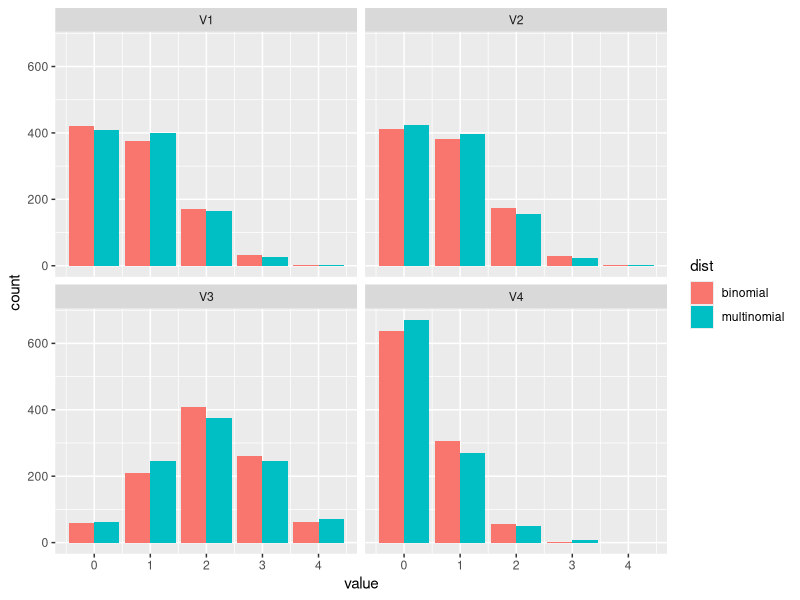
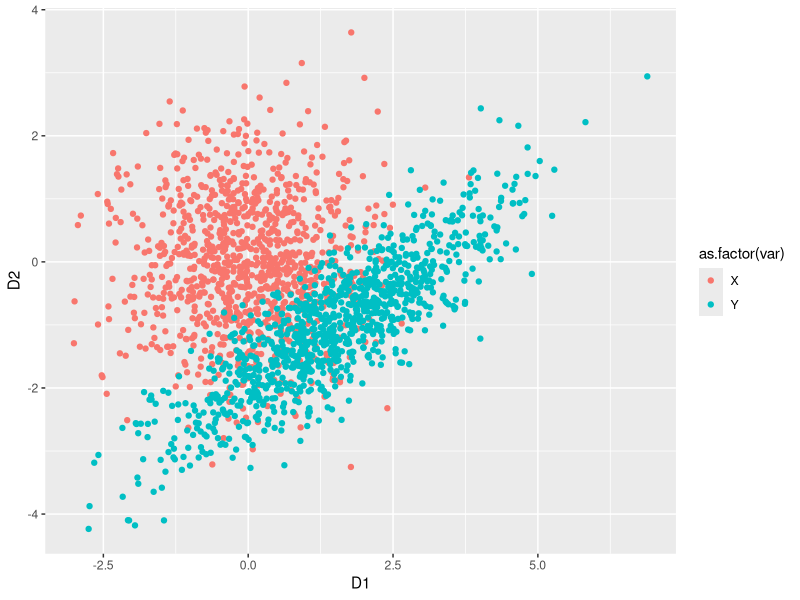
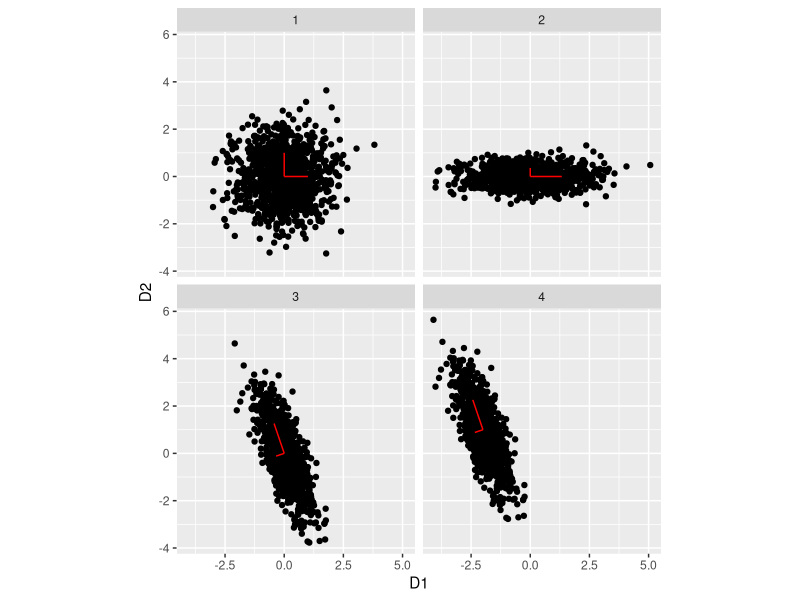
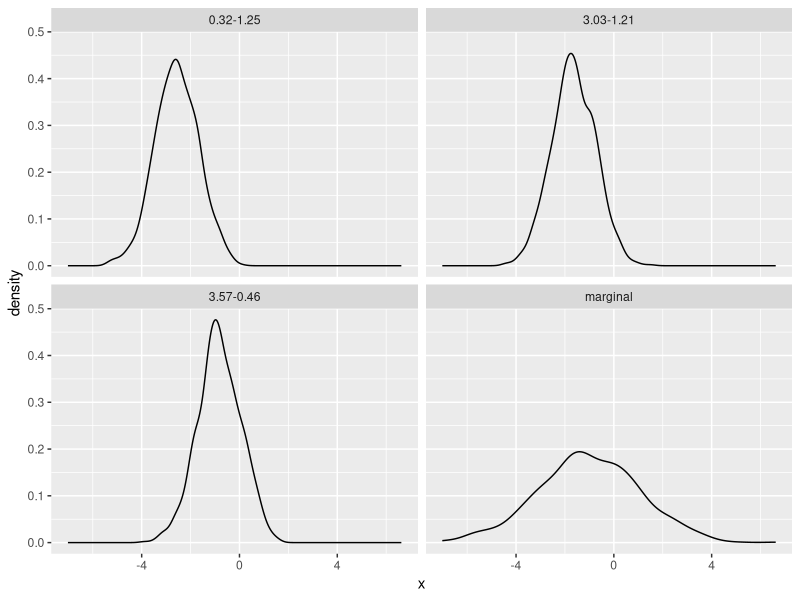
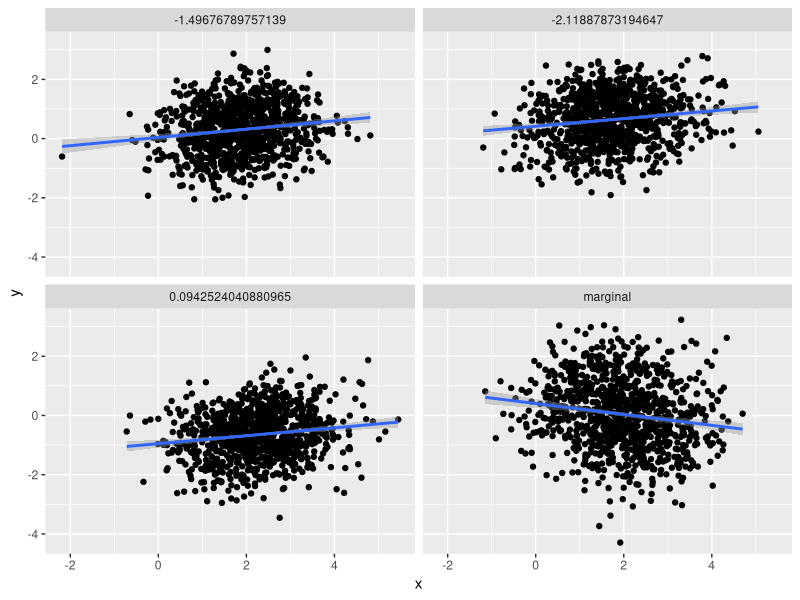
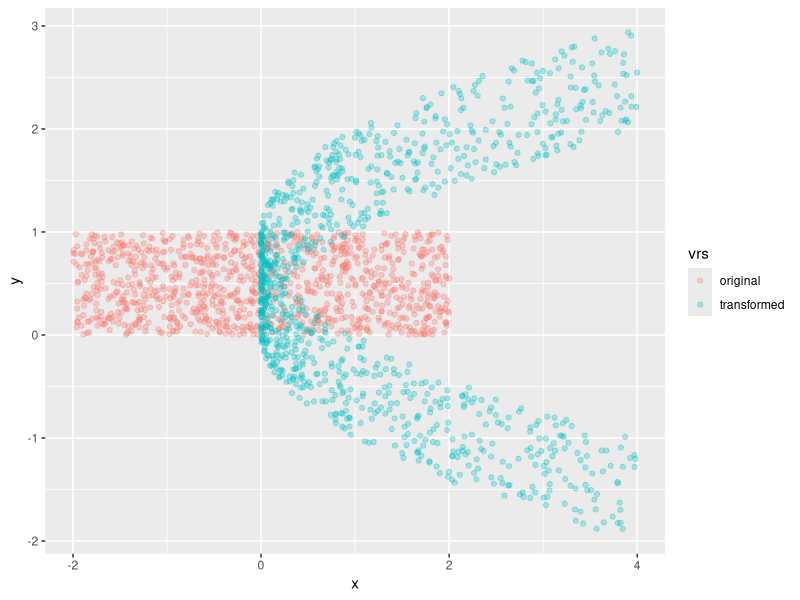

Write R code to recreate these figures, in order.
## ---- chunk 1
togs <- T
library(ggplot2)
library(dplyr)
library(reshape2)
library(tidyr)
# togs <- FALSE
## ---- chunk 2
set.seed(1)
nsamps      <- 1000
samps_mult  <- rmultinom(nsamps, 4, prob = c(0.2, 0.2, 0.5, 0.1))
samps_mult  <- as_tibble(t(samps_mult)) %>%
  gather()
samps       <- tibble(
  V1 = rbinom(nsamps, 4, 0.2),
  V2 = rbinom(nsamps, 4, 0.2),
  V3 = rbinom(nsamps, 4, 0.5),
  V4 = rbinom(nsamps, 4, 0.1)
) %>%
  gather() %>%
  bind_rows(samps_mult) %>%
  bind_cols("dist" = c(rep("binomial", 4*nsamps), rep("multinomial", 4*nsamps)))

ggplot(samps, aes(x = value, fill = dist)) +
  geom_bar(position = "dodge") +
  facet_wrap(~ key)

## ---- chunk 3
# a
set.seed(1)
nsamps <- 1000
X      <- matrix(data = rnorm(nsamps * 2), ncol = 2)
mu     <- c(1.5, -1)
L      <- matrix(data = c(sqrt(2), 0,
                          1.2 / sqrt(2), sqrt(1 - 1.2^2/2)),
                 ncol  = 2,
                 byrow = TRUE)
Y      <- t(mu + L %*% t(X))
plot_df <- data.frame(rbind(X, Y), c(rep("X", nsamps), rep("Y", nsamps)))
colnames(plot_df) <- c("D1", "D2", "var")
ggplot(data = plot_df, aes(x = D1, y = D2, colour = as.factor(var))) +
  geom_point()


## ---- chunk 4
# a
set.seed(1)
sigma <- matrix(data = c(0.3, -0.5,
                         -0.5, 1.6),
                nrow  = 2,
                byrow = TRUE)
ed    <- eigen(sigma)
e_val  <- ed$values
e_vec  <- ed$vectors



# b
set.seed(1)
nsamps <- 1000
X      <- matrix(data = rnorm(nsamps * 2), ncol = 2)
vec1   <- matrix(c(1,0,0,1), nrow = 2)

X2     <- t(sqrt(diag(e_val)) %*% t(X))
vec2   <- sqrt(diag(e_val)) %*% vec1

X3     <- t(e_vec %*% t(X2))
vec3   <- e_vec %*% vec2

X4     <- t(c(-2, 1) + t(X3))
vec4   <- c(-2, 1) + vec3

vec_mat <- data.frame(matrix(c(0,0,0,0,0,0,0,0,0,0,0,0,-2,1,-2,1), ncol = 2, byrow = TRUE),
                      t(cbind(vec1, vec2, vec3, vec4)),
                      c(1,1,2,2,3,3,4,4))


df     <- data.frame(rbind(X, X2, X3, X4), c(rep(1, nsamps),
                                             rep(2, nsamps),
                                             rep(3, nsamps),
                                             rep(4, nsamps)))


colnames(df) <- c("D1", "D2", "wh")
colnames(vec_mat) <- c("D1", "D2", "E1", "E2", "wh")
ggplot(data = df, aes(x = D1, y = D2)) +
  geom_point() +
  geom_segment(data = vec_mat, aes(xend = E1, yend = E2), color = "red") +
  facet_wrap(~ wh) +
  coord_fixed()


## ---- chunk 5
mu    <- c(2, 0, -1)
Sigma <- matrix(c(1, -0.2, 0.5,
                  -0.2, 1.4, -1.2,
                  0.5, -1.2, 2),
                nrow = 3,
                byrow = TRUE)
mu_A     <- c(2, 0)
mu_B     <- -1
Sigma_A  <- Sigma[1:2, 1:2]
Sigma_B  <- Sigma[3, 3]
Sigma_AB <- Sigma[1:2, 3]


# b
tmp_b   <- t(Sigma_AB) %*% solve(Sigma_A)
mu_b    <- mu_B - tmp_b %*% mu_A
Sigma_b <- Sigma_B - t(Sigma_AB) %*% solve(Sigma_A) %*% Sigma_AB

mu_b
tmp_b
Sigma_b

# d
tmp_a   <- Sigma_AB * (1 / Sigma_B)
mu_a    <- mu_A - tmp_a * mu_B
Sigma_d <- Sigma_A - (Sigma_AB * (1 / Sigma_B)) %*% t(Sigma_AB)
mu_a
tmp_a
Sigma_d

## ---- chunk 6
library(mvtnorm)
set.seed(1)
nsamps <- 1000

# a and b
samps  <- as.data.frame(matrix(data = NA, nrow = 4 * nsamps, ncol = 2))
samps[1:nsamps,1] <- rnorm(nsamps, mu_B, Sigma_B)
samps[1:nsamps,2] <- "marginal"
for (i in 1:3) {
  a <- rmvnorm(1, mu_A, Sigma_A)
  samps[(i*nsamps + 1):((i + 1) * nsamps), 1] <- rnorm(nsamps,
                                                       mu_b + tmp_b %*% t(a),
                                                       Sigma_b)
  samps[(i*nsamps + 1):((i + 1) * nsamps), 2] <- paste0(# "cond", 
                                                        round(a, digits = 2), 
                                                        collapse = "-")
}
colnames(samps) <- c("x", "dist")
ggplot(samps, aes(x = x)) +
  geom_density() +
  facet_wrap(~ dist)

# c and d
samps  <- as.data.frame(matrix(data = NA, nrow = 4 * nsamps, ncol = 3))
samps[1:nsamps,1:2] <- rmvnorm(nsamps, mu_A, Sigma_A)
samps[1:nsamps,3]   <- "marginal"
for (i in 1:3) {
  b <- rnorm(1, mu_B, Sigma_B)
  samps[(i*nsamps + 1):((i + 1) * nsamps), 1:2] <- rmvnorm(nsamps,
                                                           mu_a + tmp_a * b,
                                                           Sigma_d)
  samps[(i*nsamps + 1):((i + 1) * nsamps), 3] <- b
}
colnames(samps) <- c("x", "y", "dist")
ggplot(samps, aes(x = x, y = y)) +
  geom_point() +
  geom_smooth(method = "lm") +
  facet_wrap(~ dist)
## ---- chunk 7
set.seed(1)
nsamps <- 1000
x      <- runif(nsamps, min = -2, max = 2)
y      <- runif(nsamps)
orig   <- tibble(x = x, y = y, vrs = "original")
u      <- x^2
v      <- y + x
transf <- tibble(x = u, y = v, vrs = "transformed")
df     <- bind_rows(orig, transf)
ggplot(df, aes(x = x, y = y, color = vrs)) +
  geom_point(alpha = 0.3)
## ---- chunk 8
library(mvtnorm)
set.seed(1)
mvn_dens <- function (y, mu, Sigma) {
  L     <- chol(Sigma)
  L_inv <- solve(t(L))
  g_inv <- L_inv %*% t(y - mu)
  J     <- L_inv
  J_det <- det(J)
  return(prod(dnorm(g_inv)) * J_det)
}
mu_v  <- c(-2, 0, 1)
cov_m <- matrix(c(1, -0.2, 0.5,
                  -0.2, 2, 0.3,
                  0.5, 0.3, 1.6),
                ncol  = 3,
                byrow = TRUE)
n_comp <- 20
for (i in 1:n_comp) {
  x <- rmvnorm(1, 
             mean  = mu_v,
             sigma = cov_m)
  print(paste0("My function: ",
               mvn_dens(x, mu_v, cov_m),
               ", dmvnorm: ",
               dmvnorm(x, mu_v, cov_m)))
}
